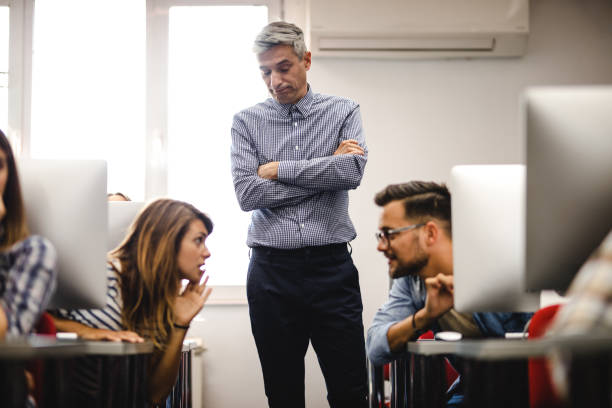
#> input picture 7.jpg, 612 x 408 px, given as the content of the folder D:/100% code suspicious/1, which was not available
$ python model_CNN.py
#> lines starting #> are read from the running program, lines starting #| are printed output that depends on the picture
import os
from PIL import Image
from numpy import *
# SKLEARN
from sklearn.utils import shuffle
from sklearn.model_selection import train_test_split
#from Alexnet import AlexNet

# input image dimensions
img_rows, img_cols = 64, 64

# number of channels
img_channels = 3

#%%
#  data

path1 = 'D:/100% code suspicious/1'    #path of folder of images
path2 = 'D:/100% code suspicious/data/1'  #path of folder to save images

listing = os.listdir(path1)
num_samples=size(listing)
print(num_samples)

for file in listing:
    im = Image.open(path1 + '\\' + file)
#> im is the input picture: PIL image 612x408 RGB; mean R, G, B 155.2, 146, 141
    img = im.resize((img_rows,img_cols))
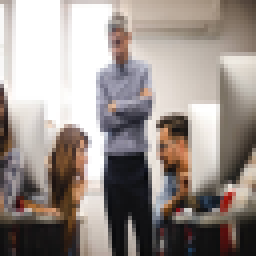
#> img: PIL image 64x64 RGB (shown 4 times larger); mean R, G, B 155.2, 145.9, 141
    gray = img.convert(mode='RGB')
                #need to do some more processing here
    gray.save(path2 +'\\' +  file, "JPEG")

imlist = os.listdir(path2)

im1 = array(Image.open('input_data_resized/' + imlist[0])) # open one image to get size
m,n = im1.shape[0:2] # get the size of the images
#> m = 408; n = 612
imnbr = len(imlist) # get the number of images

# # create matrix to store all flattened images
# immatrix = array([array(Image.open('input_data_resized/'+ im2)).flatten()
#               for im2 in imlist],'f')

# label=np.ones((num_samples,),dtype = int)
# label[0:245]=0
# label[245:288]=1


# size(label)

# data,Label = shuffle(immatrix,label, random_state=2)
# train_data = [data,Label]

# img=immatrix[439].reshape(img_rows,img_cols)
# # plt.imshow(img)
# # plt.imshow(img,cmap='gray')
# print (train_data[0].shape)
# print (train_data[1].shape)

# #%%

# #batch_size to train
# batch_size = 32
# # number of output classes
# nb_classes = 7
# # number of epochs to train
# nb_epoch = 100


# # number of convolutional filters to use
# nb_filters = 64
# # size of pooling area for max pooling
# nb_pool = 2
# # convolution kernel size
# nb_conv = 3

# #%%
# (X, y) = (train_data[0],train_data[1])


# # STEP 1: split X and y into training and testing sets

# X_train, X_test, y_train, y_test = train_test_split(X, y, test_size=0.2)


# X_train = X_train.reshape(X_train.shape[0], img_rows, img_cols , 1)
# X_test = X_test.reshape(X_test.shape[0], img_rows, img_cols , 1)

# X_train = X_train.astype('float32')
# X_test = X_test.astype('float32')

# X_train /= 255
# X_test /= 255

# print('X_train shape:', X_train.shape)
# print(X_train.shape[0], 'train samples')
# print(X_test.shape[0], 'test samples')

# # convert class vectors to binary class matrices
# Y_train = np_utils.to_categorical(y_train, nb_classes)
# Y_test = np_utils.to_categorical(y_test, nb_classes)

# i = 20
# #plt.imshow(X_train[i, 0], interpolation='nearest')
# print("label : ", Y_train[i,:])

# #%%

# model = Sequential()

# # #model.add(Convolution2D(nb_filters, nb_conv, nb_conv, padding='same',input_shape=(1, img_rows, img_cols)))
# # model.add(Convolution2D(64,3, 3, strides=(4, 4), padding='same',input_shape=(1, img_rows, img_cols), activation='relu'))
# # convout1 = Activation('relu')
# # model.add(convout1)
# # model.add(Convolution2D(nb_filters, nb_conv, nb_conv))
# # convout2 = Activation('relu')
# # model.add(convout2)
# # model.add(MaxPooling2D(pool_size=(nb_pool, nb_pool)))
# # model.add(Dropout(0.5))

# # model.add(Flatten())
# # model.add(Dense(128))
# # model.add(Activation('relu'))
# # model.add(Dropout(0.5))
# # model.add(Dense(nb_classes))
# # model.add(Activation('softmax'))
# # model.compile(loss='categorical_crossentropy', optimizer='adadelta')
# # model.add(Conv2D(
# #         96, 11, strides=(4, 4), input_shape=(IMAGE_SIZE, IMAGE_SIZE, CHANNELS), activation='relu'))
# # model.add(MaxPooling2D(pool_size=(3, 3), strides=2))
# # model.add(BatchNormalization())

# #     # Second Convolution Block
# # model.add(Conv2D(256, 5, strides=(1, 1),
# #                           activation='relu', padding='same'))
# # model.add(MaxPooling2D(pool_size=(3, 3), strides=2))
# # model.add(BatchNormalization())

# #     # Third Convolution Block
# # model.add(Conv2D(384, 3, strides=(1, 1),
# #                           activation='relu', padding='same'))
# # model.add(MaxPooling2D(pool_size=(3, 3), strides=2))

# #     # Fourth Convolution Block
# # model.add(Conv2D(384, 3, strides=(1, 1),
# #                           activation='relu', padding='same'))

# #     # Fifth Convolution Block
# # model.add(Conv2D(256, 3, strides=(1, 1),
# #                           activation='relu', padding='same'))
# # model.add(Dropout(0.5))

# #     # Fully connected layer
# # model.add(Flatten())

# #     # First hidden unit
# # model.add(Dense(512, activation='relu', kernel_initializer='uniform'))
# # model.add(Dropout(0.5))

# #     # Second hidden unit
# # model.add(Dense(512, activation='relu', kernel_initializer='uniform'))
# # model.add(Dropout(0.5))

# #     # Output layer
# # model.add(Dense(CLASSES, activation='softmax',
# #                          kernel_initializer='uniform'))

# # model.summary()
# LEARN_RATE = 1.0e-4
#  # Model Architecture and Compilation
# model = AlexNet(7, 200, 1)
# adam = Adam(lr=LEARN_RATE, beta_1=0.9, beta_2=0.999, epsilon=None, decay=0.0)
# model.compile(optimizer=adam, loss='categorical_crossentropy', metrics=['accuracy'])

# from keras.callbacks import ModelCheckpoint
# from keras import callbacks

# filename='model_train_new.csv'
# csv_log=callbacks.CSVLogger(filename, separator=',', append=False)

# early_stopping=callbacks.EarlyStopping(monitor='val_loss', min_delta=0, patience=0, verbose=0, mode='min')
# checkpoint = ModelCheckpoint('best_model.h5', monitor='val_loss', save_best_only=True, mode='auto')

# #steps_per_epoch = int(len(Y_train) / BATCH_SIZE)  # 300
# #    validation_steps = int(len(Y_test) / BATCH_SIZE)  # 90

# callbacks_list = [csv_log,early_stopping,checkpoint]
# #%%

# hist = model.fit(X_train, Y_train, batch_size=batch_size, epochs=100,
#               verbose=1, validation_data=(X_test, Y_test))


# model.save('best_model.h5')
# model.save('best_model_CSV.csv')
# # hist = model.fit(X_train, Y_train, batch_size=batch_size, epochs=nb_epoch,
# #               show_accuracy=True, verbose=1, validation_split=0.2)


# # visualizing losses and accuracy

# train_loss=hist.history['loss']
# val_loss=hist.history['val_loss']
# train_acc=hist.history['accuracy']
# val_acc=hist.history['val_accuracy']
# xc=range(nb_epoch)

# # plt.figure(1,figsize=(7,5))
# # plt.plot(xc,train_loss)
# # plt.plot(xc,val_loss)
# # plt.xlabel('num of Epochs')
# # plt.ylabel('loss')
# # plt.title('train_loss vs val_loss')
# # plt.grid(True)
# # plt.legend(['train','val'])
# # print(plt.style.available) # use bmh, classic,ggplot for big pictures
# # plt.style.use(['classic'])

# # plt.figure(2,figsize=(7,5))
# # plt.plot(xc,train_acc)
# # plt.plot(xc,val_acc)
# # plt.xlabel('num of Epochs')
# # plt.ylabel('accuracy')
# # plt.title('train_acc vs val_acc')
# # plt.grid(True)
# # plt.legend(['train','val'],loc=4)
# # #print plt.style.available # use bmh, classic,ggplot for big pictures
# # plt.style.use(['classic'])


# #%%

# score = model.evaluate(X_test, Y_test, verbose=0)
# print('Test score:', score[0])
# print('Test accuracy:', score[1])
# print(model.predict_classes(X_test[1:20]))
# print(Y_test[1:20])


# #%%

# # visualizing intermediate layers

# # output_layer = model.layers[1].get_output()
# # output_fn = theano.function([model.layers[0].get_input()], output_layer)

# # # the input image

# # input_image=X_train[0:1,:,:,:]
# # print(input_image.shape)

# # plt.imshow(input_image[0,0,:,:],cmap ='gray')
# # plt.imshow(input_image[0,0,:,:])


# # output_image = output_fn(input_image)
# # print(output_image.shape)

# # # Rearrange dimension so we can plot the result
# # output_image = np.rollaxis(np.rollaxis(output_image, 3, 1), 3, 1)
# # print(output_image.shape)


# # fig=plt.figure(figsize=(8,8))
# # for i in range(32):
# #     ax = fig.add_subplot(6, 6, i+1)
# #     #ax.imshow(output_image[0,:,:,i],interpolation='nearest' ) #to see the first filter
# #     ax.imshow(output_image[0,:,:,i],cmap=matplotlib.cm.gray)
# #     plt.xticks(np.array([]))
# #     plt.yticks(np.array([]))
# #     plt.tight_layout()
# # plt

# # Confusion Matrix

# from sklearn.metrics import classification_report,confusion_matrix

# Y_pred = model.predict(X_test)
# print(Y_pred)
# y_pred = np.argmax(Y_pred, axis=1)
# print(y_pred)

# #                        (or)

# # y_pred = model.predict_classes(X_test)
# # print(y_pred)

# p=model.predict(X_test) # to predict probability

# target_names = ['class 0(Normal)',
#                 'class 1(Abnormal_Agenesis_of_the_Corpus_Callosum)',
#                 'class 2(Abnormal_Agenesis_of_the_Septi_Pellucidi)',
#                 'class 3(Abnormal_Cerebellar_Hypoplasia)',
#                 'class 4(Abnormal_Dandy_Walker_VariantMalformation)',
#                 'class 5(Abnormal_Megacisterna_Magna)',
#                 'class 6(Abnormal_Venous_Malformation)']
# size(target_names)
# print(classification_report(np.argmax(Y_test,axis=1), y_pred,target_names=target_names))
# print(confusion_matrix(np.argmax(Y_test,axis=1), y_pred))

# # saving weights

# fname = "weights-Test-CNN.h5"
# model.save_weights(fname,overwrite=True)


# # Loading weights

# fname = "weights-Test-CNN.h5"
# model.load_weights(fname)

$ run again, on a1.jpg
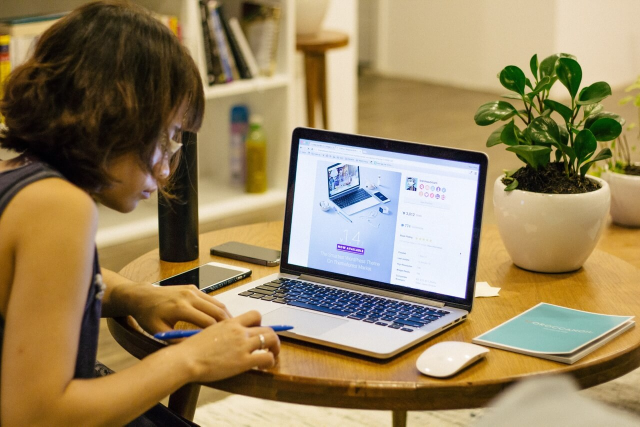
#> input picture a1.jpg, 1280 x 853 px, given as the content of the folder D:/100% code suspicious/1, which was not available (shown at 1/2 size)
#> im is the input picture: PIL image 1280x853 RGB; mean R, G, B 150.9, 131.6, 94.8
#> `img = im.resize((img_rows,img_cols))`:
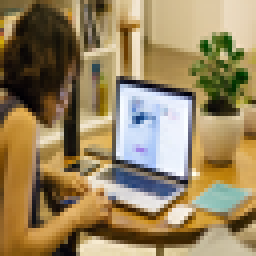
#> img: PIL image 64x64 RGB (shown 4 times larger); mean R, G, B 150.9, 131.6, 94.8

$ run again, on 6.webp
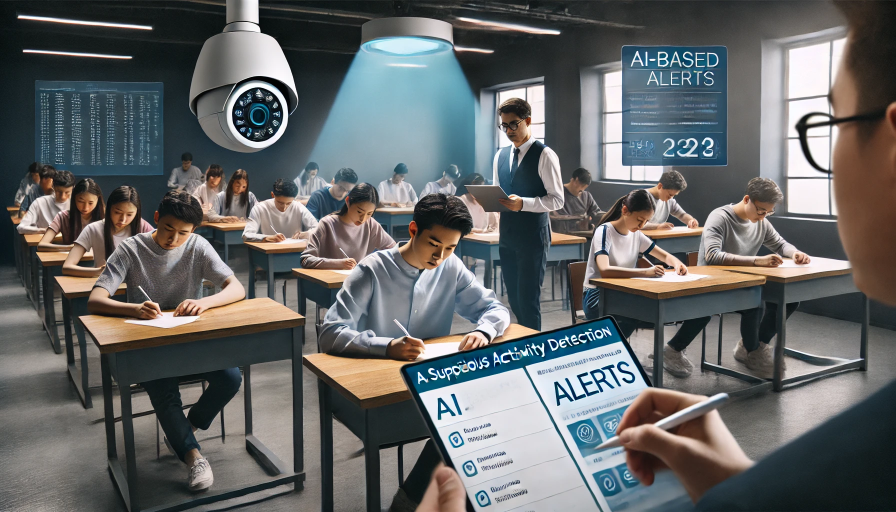
#> input picture 6.webp, 1792 x 1024 px, given as the content of the folder D:/100% code suspicious/1, which was not available (shown at 1/2 size)
#> im is the input picture: PIL image 1792x1024 RGB; mean R, G, B 100.5, 102.8, 102.8
#> `img = im.resize((img_rows,img_cols))`:
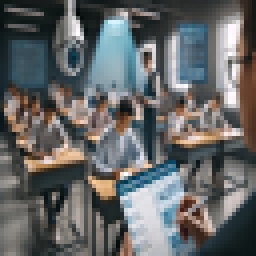
#> img: PIL image 64x64 RGB (shown 4 times larger); mean R, G, B 100.6, 102.8, 102.8
